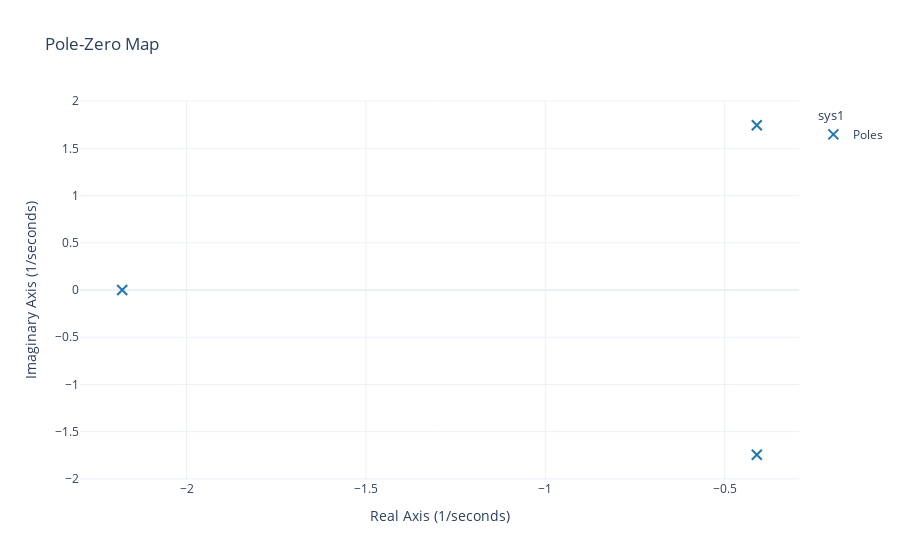

The notebook cell saved with this chart:
### Markdown cell above
8

### Code cell
# Transfert functions in OL and CL
G_BO_init = ml.tf([1], [1, 3, 5, 7])
print(f"G_BO = {G_BO_init}")
G_BF_init = ml.feedback(G_BO_init, 1)

# Plot the pzmap
rlf.pzmap(G_BO_init)

# Create the interactive figures
step_fig, _, _ = rlf.step([G_BO_init, G_BO_init], plot=False, data=True, widget=True)
nyquist_fig = rlf.nyquist2([G_BO_init, G_BO_init], plot=False)
bode_fig = rlf.bode2([G_BO_init, G_BO_init], plot=False)
nichols_fig = rlf.nichols2([G_BO_init, G_BO_init], plot=False)

# Function called by the slider widgets
def plot(K):
    G_BO = K*G_BO_init
    G_BF = ml.feedback(G_BO, 1)
    rlf.step([G_BF_init, G_BF], fig=step_fig, plot=False)
    rlf.nyquist2([G_BO_init, G_BO], fig=nyquist_fig, plot=False)
    rlf.bode2([G_BO_init, G_BO], fig=bode_fig, plot=False)
    rlf.nichols2([G_BO_init, G_BO], fig=nichols_fig, plot=False)

# Interactive slider widgets to adjust the parameters of the transfert function
slider_K = FloatSlider(min=-5, max=50, step=1, value=1)
interact(plot, K=slider_K)

# Put the 2 interactives figures in an horizontal ipywidgets.HBox
display(VBox([HBox([step_fig, nyquist_fig]), HBox([bode_fig, nichols_fig])]))

### Figure 1 — Plotly figure (JSON) as saved in the notebook; plotly's stock layout.template omitted (floating-point values rounded to 4 significant figures)
{"data": [{"legendgroup": "sys1", "legendgrouptitle": {"text": "sys1"}, "marker": {"color": "#1F77B4", "line": {"color": "#1F77B4", "width": 2}, "size": 10, "symbol": "x-thin"}, "mode": "markers", "name": "Poles", "type": "scatter", "x": [-2.18, -0.4102, -0.4102], "y": [0, 1.745, -1.745]}], "layout": {"legend": {"groupclick": "toggleitem"}, "showlegend": true, "title": {"text": "Pole-Zero Map"}, "xaxis": {"title": {"text": "Real Axis (1/seconds)"}}, "yaxis": {"title": {"text": "Imaginary Axis (1/seconds)"}}}}
